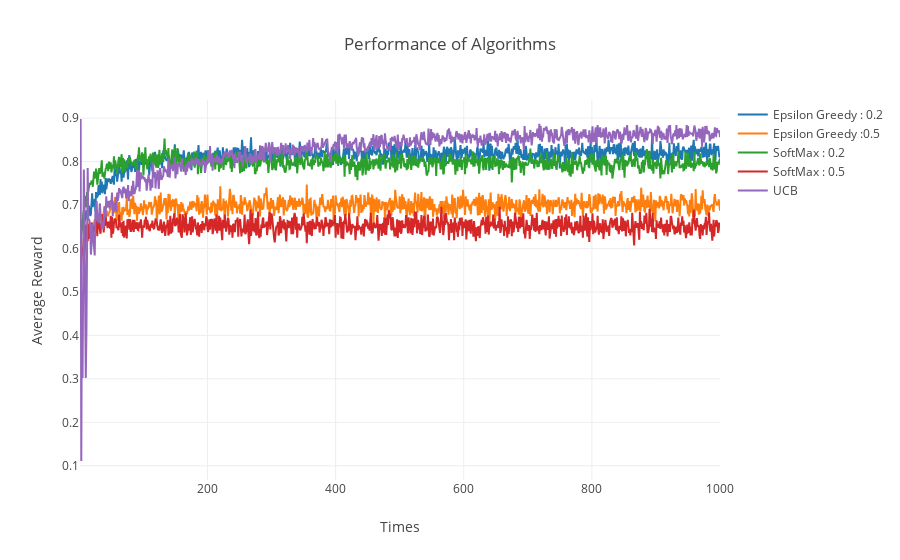

The code cell stored with this chart in its notebook:
### Markdown cell above
### Visualize

### Code cell
average_rewards(result_list,  
                ["Epsilon Greedy : 0.2", "Epsilon Greedy :0.5", 
                 "SoftMax : 0.2", "SoftMax : 0.5", "UCB"])

### Figure 1 — Plotly figure (JSON) as saved in the notebook; plotly's stock layout.template omitted (floating-point values rounded to 4 significant figures; data arrays with more than 128 entries replaced by an {"elided": "..."} marker saying what was removed)
{"data": [{"mode": "lines", "name": "Epsilon Greedy : 0.2", "type": "scatter", "uid": "2cb89d", "x": {"elided": "1000 int values"}, "y": {"elided": "1000 float values"}}, {"mode": "lines", "name": "Epsilon Greedy :0.5", "type": "scatter", "uid": "aaad1f", "x": {"elided": "1000 int values"}, "y": {"elided": "1000 float values"}}, {"mode": "lines", "name": "SoftMax : 0.2", "type": "scatter", "uid": "0cf46c", "x": {"elided": "1000 int values"}, "y": {"elided": "1000 float values"}}, {"mode": "lines", "name": "SoftMax : 0.5", "type": "scatter", "uid": "db9d3f", "x": {"elided": "1000 int values"}, "y": {"elided": "1000 float values"}}, {"mode": "lines", "name": "UCB", "type": "scatter", "uid": "af7145", "x": {"elided": "1000 int values"}, "y": {"elided": "1000 float values"}}], "layout": {"autosize": true, "title": "Performance of Algorithms", "xaxis": {"autorange": true, "range": [1, 1000], "title": "Times", "type": "linear"}, "yaxis": {"autorange": true, "range": [0.06728, 0.9417], "title": "Average Reward", "type": "linear"}}}
